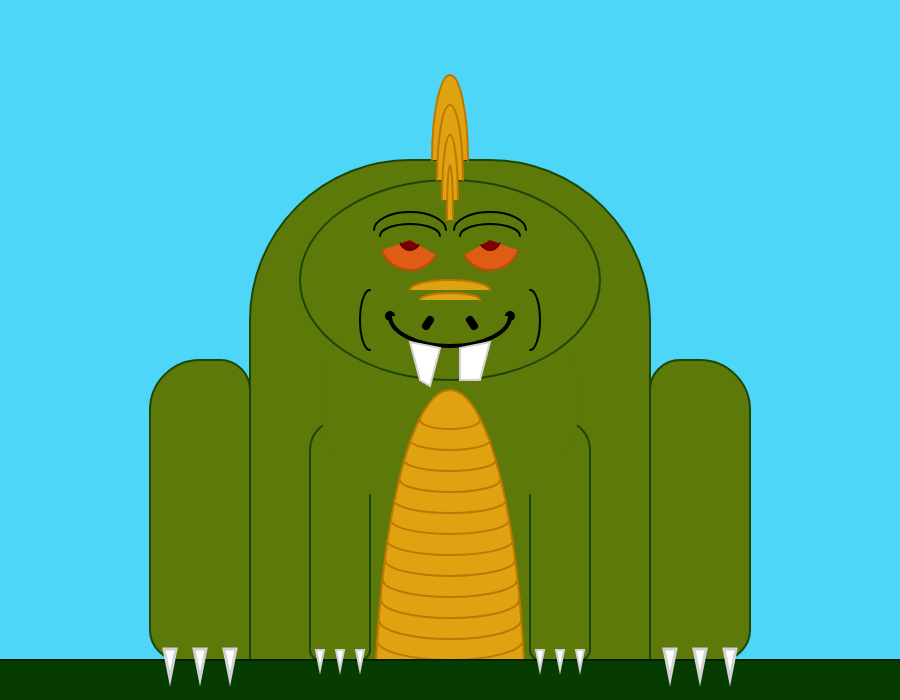
Frame 1 (no input)
Frame 60 (no input): identical to frame 1, image omitted
Frame 120 (the mouse pressed at the canvas centre since frame 60): identical to frame 1, image omitted

The p5.js sketch that drew this single still picture (run headless with seeded random() and noise() and a simulated clock; from frame 60 on, the mouse is pressed at the canvas centre):

// p5.js sketch
// ── sketch.js
// Setup
function setup(){

    //Canvas creation command
    createCanvas(900, 700);

}

//Adding Draw function
function draw(){


      //Sky
      background('rgb(77, 214, 247)');
      translate(450, 340);
      scale(2);

      //Main Body
      fill('rgb(92, 121, 9)');
      stroke('rgb(30, 70, 5)');
      rect(-100, -90, 200, 250, 80, 80, 0, 0);

      //Arms
      rect(-70, 40, 30, 120, 20, 0, 5, 5);

      rect(40, 40, 30, 120, 0, 20, 5, 5);

      //Arm blending
      noStroke();
      ellipse(0, 30, 130, 120);

      //Legs
      stroke('rgb(30, 70, 5)');
      rect(-150, 10, 50, 150, 90, 15, 0, 15);

      rect(100, 10, 50, 150, 15, 90, 15, 0);

      //Head

      push();

      fill('rgb(92, 121, 9)');
      ellipse(0, -30, 150, 100);

      //Eyes
      fill('rgb(222, 92, 20)');
      stroke('rgb(200, 70, 10)');
      arc(20, -50, 30, 30, radians(20), radians(150));

      fill('rgb(125, 0, 0)');
      stroke('rgb(100, 0, 0)');
      arc(20, -50, 10, 10, radians(20), radians(150));

      fill('rgb(92, 121, 9)');
      stroke('black');
      arc(20, -55, 36, 18, radians(180), radians(0));

      arc(20, -52, 30, 12, radians(180), radians(0));

      push();

      scale(-1, 1);
      fill('rgb(222, 92, 20)');
      stroke('rgb(200, 70, 10)');
      arc(20, -50, 30, 30, radians(20), radians(150));

      fill('rgb(125, 0, 0)');
      stroke('rgb(100, 0, 0)');
      arc(20, -50, 10, 10, radians(20), radians(150));

      fill('rgb(92, 121, 9)');
      stroke('black');
      arc(20, -55, 36, 18, radians(180), radians(0));

      arc(20, -52, 30, 12, radians(180), radians(0));

      pop();

      //Snout
      strokeWeight(5);
      stroke('black');
      point(30, -12);

      push();

      scale(-1, 1);
      strokeWeight(5);
      point(30, -12);

      pop();

      fill('rgb(92, 121, 9)');
      strokeWeight(2);
      arc(0, -12, 60, 30, radians(0), radians(180));

      strokeWeight(4);
      line(-12, -7, -10, -10);

      line(10, -10, 12, -7);

      strokeWeight(1);
      arc(-40, -10, 10, 30, radians(90), radians(270));

      arc(40, -10, 10, 30, radians(270), radians(90));

      //Teeth

      push();

      translate(-10, -10);
      fill('white');
      strokeWeight(1);
      stroke('lightgrey');
      quad(15, 14, 15, 30, 25, 30, 30, 11);

      push();
      scale(-1, 1);
      translate(-20, -0);
      fill('white');
      strokeWeight(1);
      stroke('lightgrey');
      quad(15, 14, 20, 33, 25, 30, 30, 11);
      pop();

      pop();

      //Crest
      fill('rgb(223, 162, 17)');
      stroke('rgb(190, 120, 1)');
      arc(0, -25, 40, 10, radians(180), radians(0));

      arc(0, -20, 30, 7, radians(180), radians(0));

      arc(0, -90, 18, 85, radians(180), radians(0));

      arc(0, -80, 13, 75, radians(180), radians(0));

      arc(0, -70, 8, 65, radians(180), radians(0));

      arc(0, -60, 3, 55, radians(180), radians(0));



      //Chest Colorization
      fill('rgb(223, 162, 17)');
      stroke('rgb(190, 120, 1)');
      ellipse(0, 200, 76, 350);

      arc(0, 40, 30, 9, radians(0), radians(180));

      arc(0, 50, 40, 10, radians(0), radians(180));

      arc(0, 60, 46, 11, radians(0), radians(180));

      arc(0, 70, 50, 12, radians(0), radians(180));

      arc(0, 80, 56, 13, radians(0), radians(180));

      arc(0, 90, 59, 14, radians(0), radians(180));

      arc(0, 100, 63, 15, radians(0), radians(180));

      arc(0, 110, 65, 16, radians(0), radians(180));

      arc(0, 120, 67, 17, radians(0), radians(180));

      arc(0, 130, 69, 18, radians(0), radians(180));

      arc(0, 140, 71, 19, radians(0), radians(180));

      arc(0, 150, 73, 20, radians(0), radians(180));

      //Ground
      fill('rgb(6, 60, 0)');
      stroke('rgb(1, 33, 0)');
      rect(-450, 160, 900, 250);

      //Claws
      push();

      translate(45, 15);
      fill('white');
      stroke('lightgrey');
      triangle(0, 150, 2, 140, -2, 140);

      translate(10, 0);
      triangle(0, 150, 2, 140, -2, 140);

      translate(10,0);
      triangle(0, 150, 2, 140, -2, 140);

      scale(1.5, 1.5);
      translate(30, -47);
      triangle(0, 150, 2, 140, -2, 140);

      translate(10, 0);
      triangle(0, 150, 2, 140, -2, 140);

      translate(10,0);
      triangle(0, 150, 2, 140, -2, 140);

      pop();

      //Claws 2: The Other Side
      push();

      scale(-1, 1);
      translate(45, 15);
      fill('white');
      stroke('lightgrey');
      triangle(0, 150, 2, 140, -2, 140);

      translate(10, 0);
      triangle(0, 150, 2, 140, -2, 140);

      translate(10,0);
      triangle(0, 150, 2, 140, -2, 140);

      scale(1.5, 1.5);
      translate(30, -47);
      triangle(0, 150, 2, 140, -2, 140);

      translate(10, 0);
      triangle(0, 150, 2, 140, -2, 140);

      translate(10,0);
      triangle(0, 150, 2, 140, -2, 140);

      pop();

      /* Origin Target */
      //fill('white');
      //stroke('rgb(0, 0, 0)');
      //ellipse(0, 0, 10, 10);
}
